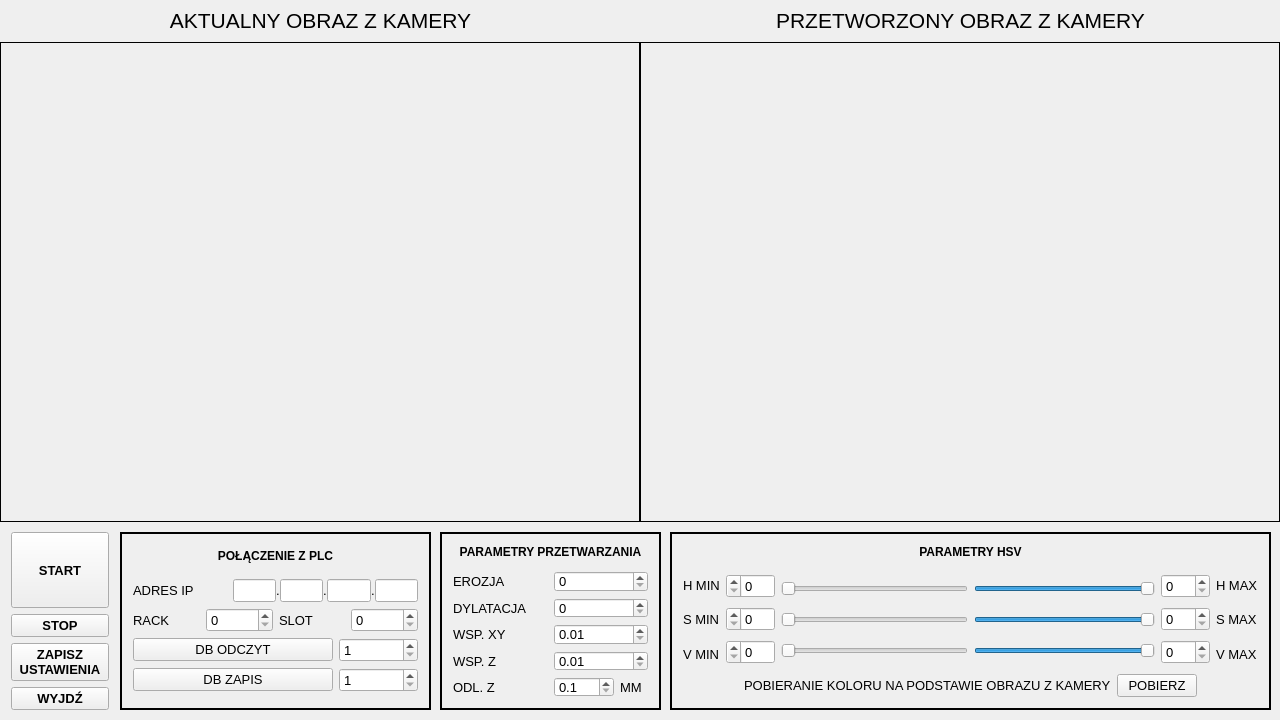
<?xml version="1.0" encoding="UTF-8"?>
<ui version="4.0">
 <class>MainWindow</class>
 <widget class="QMainWindow" name="MainWindow">
  <property name="geometry">
   <rect>
    <x>0</x>
    <y>0</y>
    <width>1280</width>
    <height>720</height>
   </rect>
  </property>
  <property name="minimumSize">
   <size>
    <width>1280</width>
    <height>720</height>
   </size>
  </property>
  <property name="maximumSize">
   <size>
    <width>1280</width>
    <height>720</height>
   </size>
  </property>
  <property name="baseSize">
   <size>
    <width>1280</width>
    <height>720</height>
   </size>
  </property>
  <property name="acceptDrops">
   <bool>false</bool>
  </property>
  <property name="windowTitle">
   <string>VisioMeasure 2022</string>
  </property>
  <widget class="QWidget" name="centralWidget">
   <property name="enabled">
    <bool>true</bool>
   </property>
   <widget class="QLabel" name="orgImage">
    <property name="geometry">
     <rect>
      <x>0</x>
      <y>42</y>
      <width>640</width>
      <height>480</height>
     </rect>
    </property>
    <property name="autoFillBackground">
     <bool>true</bool>
    </property>
    <property name="frameShape">
     <enum>QFrame::Box</enum>
    </property>
    <property name="text">
     <string/>
    </property>
   </widget>
   <widget class="QLabel" name="procImage">
    <property name="geometry">
     <rect>
      <x>640</x>
      <y>42</y>
      <width>640</width>
      <height>480</height>
     </rect>
    </property>
    <property name="autoFillBackground">
     <bool>true</bool>
    </property>
    <property name="frameShape">
     <enum>QFrame::Box</enum>
    </property>
    <property name="text">
     <string/>
    </property>
   </widget>
   <widget class="QFrame" name="framePLC">
    <property name="geometry">
     <rect>
      <x>120</x>
      <y>532</y>
      <width>311</width>
      <height>178</height>
     </rect>
    </property>
    <property name="frameShape">
     <enum>QFrame::Panel</enum>
    </property>
    <property name="frameShadow">
     <enum>QFrame::Plain</enum>
    </property>
    <property name="lineWidth">
     <number>2</number>
    </property>
    <layout class="QVBoxLayout" name="verticalLayoutPLC">
     <item>
      <widget class="QLabel" name="label_8">
       <property name="enabled">
        <bool>true</bool>
       </property>
       <property name="minimumSize">
        <size>
         <width>0</width>
         <height>20</height>
        </size>
       </property>
       <property name="maximumSize">
        <size>
         <width>16777215</width>
         <height>20</height>
        </size>
       </property>
       <property name="font">
        <font>
         <pointsize>9</pointsize>
         <bold>true</bold>
         <strikeout>false</strikeout>
         <kerning>true</kerning>
        </font>
       </property>
       <property name="text">
        <string>POŁĄCZENIE Z PLC</string>
       </property>
       <property name="alignment">
        <set>Qt::AlignHCenter|Qt::AlignTop</set>
       </property>
       <property name="wordWrap">
        <bool>true</bool>
       </property>
      </widget>
     </item>
     <item>
      <layout class="QVBoxLayout" name="verticalLayout_8">
       <item>
        <layout class="QHBoxLayout" name="horizontalLayout_5">
         <item>
          <layout class="QHBoxLayout" name="horizontalLayout_9">
           <property name="spacing">
            <number>0</number>
           </property>
           <item>
            <widget class="QLabel" name="label_9">
             <property name="minimumSize">
              <size>
               <width>100</width>
               <height>0</height>
              </size>
             </property>
             <property name="font">
              <font>
               <pointsize>10</pointsize>
              </font>
             </property>
             <property name="text">
              <string>ADRES IP</string>
             </property>
            </widget>
           </item>
           <item>
            <widget class="QLineEdit" name="lineEditIpAdress3oct">
             <property name="enabled">
              <bool>true</bool>
             </property>
             <property name="font">
              <font>
               <pointsize>10</pointsize>
              </font>
             </property>
             <property name="focusPolicy">
              <enum>Qt::ClickFocus</enum>
             </property>
            </widget>
           </item>
           <item>
            <widget class="QLabel" name="label_22">
             <property name="font">
              <font>
               <pointsize>10</pointsize>
              </font>
             </property>
             <property name="text">
              <string>.</string>
             </property>
            </widget>
           </item>
           <item>
            <widget class="QLineEdit" name="lineEditIpAdress2oct">
             <property name="font">
              <font>
               <pointsize>10</pointsize>
              </font>
             </property>
             <property name="focusPolicy">
              <enum>Qt::ClickFocus</enum>
             </property>
            </widget>
           </item>
           <item>
            <widget class="QLabel" name="label_27">
             <property name="font">
              <font>
               <pointsize>10</pointsize>
              </font>
             </property>
             <property name="text">
              <string>.</string>
             </property>
            </widget>
           </item>
           <item>
            <widget class="QLineEdit" name="lineEditIpAdress1oct">
             <property name="font">
              <font>
               <pointsize>10</pointsize>
              </font>
             </property>
             <property name="focusPolicy">
              <enum>Qt::ClickFocus</enum>
             </property>
            </widget>
           </item>
           <item>
            <widget class="QLabel" name="label_28">
             <property name="font">
              <font>
               <pointsize>10</pointsize>
              </font>
             </property>
             <property name="text">
              <string>.</string>
             </property>
            </widget>
           </item>
           <item>
            <widget class="QLineEdit" name="lineEditIpAdress0oct">
             <property name="font">
              <font>
               <pointsize>10</pointsize>
              </font>
             </property>
             <property name="focusPolicy">
              <enum>Qt::ClickFocus</enum>
             </property>
            </widget>
           </item>
          </layout>
         </item>
        </layout>
       </item>
       <item>
        <layout class="QHBoxLayout" name="horizontalLayout_4">
         <item>
          <widget class="QLabel" name="label_12">
           <property name="font">
            <font>
             <pointsize>10</pointsize>
            </font>
           </property>
           <property name="text">
            <string>RACK</string>
           </property>
          </widget>
         </item>
         <item>
          <widget class="QSpinBox" name="spinBoxRack">
           <property name="font">
            <font>
             <pointsize>10</pointsize>
            </font>
           </property>
           <property name="focusPolicy">
            <enum>Qt::ClickFocus</enum>
           </property>
          </widget>
         </item>
         <item>
          <widget class="QLabel" name="label_13">
           <property name="font">
            <font>
             <pointsize>10</pointsize>
            </font>
           </property>
           <property name="text">
            <string>SLOT</string>
           </property>
          </widget>
         </item>
         <item>
          <widget class="QSpinBox" name="spinBoxSlot">
           <property name="font">
            <font>
             <pointsize>10</pointsize>
            </font>
           </property>
           <property name="mouseTracking">
            <bool>true</bool>
           </property>
           <property name="focusPolicy">
            <enum>Qt::ClickFocus</enum>
           </property>
          </widget>
         </item>
        </layout>
       </item>
       <item>
        <layout class="QHBoxLayout" name="horizontalLayout_7">
         <item>
          <widget class="QPushButton" name="pushButtonHelpDBRead">
           <property name="sizePolicy">
            <sizepolicy hsizetype="Fixed" vsizetype="Fixed">
             <horstretch>0</horstretch>
             <verstretch>0</verstretch>
            </sizepolicy>
           </property>
           <property name="minimumSize">
            <size>
             <width>200</width>
             <height>0</height>
            </size>
           </property>
           <property name="maximumSize">
            <size>
             <width>20</width>
             <height>16777215</height>
            </size>
           </property>
           <property name="font">
            <font>
             <pointsize>10</pointsize>
            </font>
           </property>
           <property name="text">
            <string>DB ODCZYT</string>
           </property>
          </widget>
         </item>
         <item>
          <widget class="QSpinBox" name="spinBoxDBRead">
           <property name="font">
            <font>
             <pointsize>10</pointsize>
            </font>
           </property>
           <property name="focusPolicy">
            <enum>Qt::ClickFocus</enum>
           </property>
           <property name="minimum">
            <number>1</number>
           </property>
           <property name="maximum">
            <number>999</number>
           </property>
          </widget>
         </item>
        </layout>
       </item>
       <item>
        <layout class="QHBoxLayout" name="horizontalLayout_6">
         <item>
          <widget class="QPushButton" name="pushButtonHelpDBWrite">
           <property name="sizePolicy">
            <sizepolicy hsizetype="Fixed" vsizetype="Fixed">
             <horstretch>0</horstretch>
             <verstretch>0</verstretch>
            </sizepolicy>
           </property>
           <property name="minimumSize">
            <size>
             <width>200</width>
             <height>0</height>
            </size>
           </property>
           <property name="maximumSize">
            <size>
             <width>20</width>
             <height>16777215</height>
            </size>
           </property>
           <property name="font">
            <font>
             <pointsize>10</pointsize>
            </font>
           </property>
           <property name="text">
            <string>DB ZAPIS</string>
           </property>
          </widget>
         </item>
         <item>
          <widget class="QSpinBox" name="spinBoxDBWrite">
           <property name="font">
            <font>
             <pointsize>10</pointsize>
            </font>
           </property>
           <property name="focusPolicy">
            <enum>Qt::ClickFocus</enum>
           </property>
           <property name="minimum">
            <number>1</number>
           </property>
           <property name="maximum">
            <number>999</number>
           </property>
          </widget>
         </item>
        </layout>
       </item>
      </layout>
     </item>
    </layout>
   </widget>
   <widget class="QFrame" name="frameColorCalib">
    <property name="geometry">
     <rect>
      <x>670</x>
      <y>532</y>
      <width>601</width>
      <height>178</height>
     </rect>
    </property>
    <property name="frameShape">
     <enum>QFrame::Panel</enum>
    </property>
    <property name="lineWidth">
     <number>2</number>
    </property>
    <layout class="QVBoxLayout" name="verticalLayout_1">
     <item>
      <widget class="QLabel" name="label_20">
       <property name="minimumSize">
        <size>
         <width>0</width>
         <height>20</height>
        </size>
       </property>
       <property name="maximumSize">
        <size>
         <width>16777215</width>
         <height>20</height>
        </size>
       </property>
       <property name="font">
        <font>
         <pointsize>9</pointsize>
         <bold>true</bold>
        </font>
       </property>
       <property name="text">
        <string>PARAMETRY HSV</string>
       </property>
       <property name="alignment">
        <set>Qt::AlignHCenter|Qt::AlignTop</set>
       </property>
      </widget>
     </item>
     <item>
      <layout class="QHBoxLayout" name="horizontalLayout_13">
       <item>
        <layout class="QVBoxLayout" name="verticalLayout_7"/>
       </item>
       <item>
        <layout class="QHBoxLayout" name="horizontalLayout_3">
         <item>
          <layout class="QHBoxLayout" name="horizontalLayout_2">
           <item>
            <layout class="QVBoxLayout" name="verticalLayout_3">
             <item>
              <widget class="QLabel" name="label_2">
               <property name="font">
                <font>
                 <pointsize>10</pointsize>
                </font>
               </property>
               <property name="text">
                <string>H MIN</string>
               </property>
              </widget>
             </item>
             <item>
              <widget class="QLabel" name="label_3">
               <property name="font">
                <font>
                 <pointsize>10</pointsize>
                </font>
               </property>
               <property name="text">
                <string>S MIN</string>
               </property>
              </widget>
             </item>
             <item>
              <widget class="QLabel" name="label_4">
               <property name="font">
                <font>
                 <pointsize>10</pointsize>
                </font>
               </property>
               <property name="text">
                <string>V MIN</string>
               </property>
              </widget>
             </item>
            </layout>
           </item>
           <item>
            <layout class="QVBoxLayout" name="verticalLayout_5">
             <item>
              <widget class="QSpinBox" name="spinBoxHMin">
               <property name="font">
                <font>
                 <pointsize>10</pointsize>
                </font>
               </property>
               <property name="focusPolicy">
                <enum>Qt::ClickFocus</enum>
               </property>
               <property name="layoutDirection">
                <enum>Qt::RightToLeft</enum>
               </property>
               <property name="maximum">
                <number>255</number>
               </property>
              </widget>
             </item>
             <item>
              <widget class="QSpinBox" name="spinBoxSMin">
               <property name="font">
                <font>
                 <pointsize>10</pointsize>
                </font>
               </property>
               <property name="focusPolicy">
                <enum>Qt::ClickFocus</enum>
               </property>
               <property name="layoutDirection">
                <enum>Qt::RightToLeft</enum>
               </property>
               <property name="maximum">
                <number>255</number>
               </property>
              </widget>
             </item>
             <item>
              <widget class="QSpinBox" name="spinBoxVMin">
               <property name="font">
                <font>
                 <pointsize>10</pointsize>
                </font>
               </property>
               <property name="focusPolicy">
                <enum>Qt::ClickFocus</enum>
               </property>
               <property name="layoutDirection">
                <enum>Qt::RightToLeft</enum>
               </property>
               <property name="minimum">
                <number>0</number>
               </property>
               <property name="maximum">
                <number>255</number>
               </property>
               <property name="value">
                <number>0</number>
               </property>
              </widget>
             </item>
            </layout>
           </item>
           <item>
            <layout class="QVBoxLayout" name="verticalLayout">
             <item>
              <widget class="QSlider" name="horizontalSliderHMin">
               <property name="maximum">
                <number>255</number>
               </property>
               <property name="orientation">
                <enum>Qt::Horizontal</enum>
               </property>
              </widget>
             </item>
             <item>
              <widget class="QSlider" name="horizontalSliderSMin">
               <property name="maximum">
                <number>255</number>
               </property>
               <property name="orientation">
                <enum>Qt::Horizontal</enum>
               </property>
              </widget>
             </item>
             <item>
              <widget class="QSlider" name="horizontalSliderVMin">
               <property name="enabled">
                <bool>true</bool>
               </property>
               <property name="maximum">
                <number>255</number>
               </property>
               <property name="orientation">
                <enum>Qt::Horizontal</enum>
               </property>
              </widget>
             </item>
            </layout>
           </item>
          </layout>
         </item>
         <item>
          <layout class="QHBoxLayout" name="horizontalLayout">
           <item>
            <layout class="QVBoxLayout" name="verticalLayout_2">
             <item>
              <widget class="QSlider" name="horizontalSliderHMax">
               <property name="maximum">
                <number>180</number>
               </property>
               <property name="value">
                <number>180</number>
               </property>
               <property name="orientation">
                <enum>Qt::Horizontal</enum>
               </property>
              </widget>
             </item>
             <item>
              <widget class="QSlider" name="horizontalSliderSMax">
               <property name="maximum">
                <number>255</number>
               </property>
               <property name="value">
                <number>255</number>
               </property>
               <property name="orientation">
                <enum>Qt::Horizontal</enum>
               </property>
              </widget>
             </item>
             <item>
              <widget class="QSlider" name="horizontalSliderVMax">
               <property name="maximum">
                <number>255</number>
               </property>
               <property name="value">
                <number>255</number>
               </property>
               <property name="orientation">
                <enum>Qt::Horizontal</enum>
               </property>
              </widget>
             </item>
            </layout>
           </item>
           <item>
            <layout class="QVBoxLayout" name="verticalLayout_6">
             <item>
              <widget class="QSpinBox" name="spinBoxHMax">
               <property name="font">
                <font>
                 <pointsize>10</pointsize>
                </font>
               </property>
               <property name="focusPolicy">
                <enum>Qt::ClickFocus</enum>
               </property>
               <property name="layoutDirection">
                <enum>Qt::LeftToRight</enum>
               </property>
               <property name="maximum">
                <number>179</number>
               </property>
              </widget>
             </item>
             <item>
              <widget class="QSpinBox" name="spinBoxSMax">
               <property name="font">
                <font>
                 <pointsize>10</pointsize>
                </font>
               </property>
               <property name="focusPolicy">
                <enum>Qt::ClickFocus</enum>
               </property>
               <property name="layoutDirection">
                <enum>Qt::LeftToRight</enum>
               </property>
               <property name="maximum">
                <number>255</number>
               </property>
              </widget>
             </item>
             <item>
              <widget class="QSpinBox" name="spinBoxVMax">
               <property name="font">
                <font>
                 <pointsize>10</pointsize>
                </font>
               </property>
               <property name="focusPolicy">
                <enum>Qt::ClickFocus</enum>
               </property>
               <property name="layoutDirection">
                <enum>Qt::LeftToRight</enum>
               </property>
               <property name="maximum">
                <number>255</number>
               </property>
              </widget>
             </item>
            </layout>
           </item>
           <item>
            <layout class="QVBoxLayout" name="verticalLayout_4">
             <item>
              <widget class="QLabel" name="label_5">
               <property name="font">
                <font>
                 <pointsize>10</pointsize>
                </font>
               </property>
               <property name="text">
                <string>H MAX</string>
               </property>
              </widget>
             </item>
             <item>
              <widget class="QLabel" name="label_6">
               <property name="font">
                <font>
                 <pointsize>10</pointsize>
                </font>
               </property>
               <property name="text">
                <string>S MAX</string>
               </property>
              </widget>
             </item>
             <item>
              <widget class="QLabel" name="label_7">
               <property name="font">
                <font>
                 <pointsize>10</pointsize>
                </font>
               </property>
               <property name="text">
                <string>V MAX</string>
               </property>
              </widget>
             </item>
            </layout>
           </item>
          </layout>
         </item>
        </layout>
       </item>
      </layout>
     </item>
     <item>
      <layout class="QVBoxLayout" name="verticalLayout_12">
       <item>
        <layout class="QHBoxLayout" name="horizontalLayout_12">
         <item>
          <spacer name="horizontalSpacer_2">
           <property name="orientation">
            <enum>Qt::Horizontal</enum>
           </property>
           <property name="sizeHint" stdset="0">
            <size>
             <width>40</width>
             <height>20</height>
            </size>
           </property>
          </spacer>
         </item>
         <item>
          <widget class="QLabel" name="label_18">
           <property name="font">
            <font>
             <pointsize>10</pointsize>
            </font>
           </property>
           <property name="text">
            <string>POBIERANIE KOLORU NA PODSTAWIE OBRAZU Z KAMERY</string>
           </property>
          </widget>
         </item>
         <item>
          <widget class="QPushButton" name="pushButtonGetColorFromCam">
           <property name="font">
            <font>
             <pointsize>10</pointsize>
            </font>
           </property>
           <property name="text">
            <string>POBIERZ</string>
           </property>
          </widget>
         </item>
         <item>
          <spacer name="horizontalSpacer">
           <property name="orientation">
            <enum>Qt::Horizontal</enum>
           </property>
           <property name="sizeHint" stdset="0">
            <size>
             <width>40</width>
             <height>20</height>
            </size>
           </property>
          </spacer>
         </item>
        </layout>
       </item>
      </layout>
     </item>
    </layout>
   </widget>
   <widget class="QFrame" name="frameCameraSettings">
    <property name="geometry">
     <rect>
      <x>440</x>
      <y>532</y>
      <width>221</width>
      <height>178</height>
     </rect>
    </property>
    <property name="frameShape">
     <enum>QFrame::Panel</enum>
    </property>
    <property name="lineWidth">
     <number>2</number>
    </property>
    <layout class="QVBoxLayout" name="verticalLayout_10">
     <item>
      <widget class="QLabel" name="label_15">
       <property name="minimumSize">
        <size>
         <width>0</width>
         <height>20</height>
        </size>
       </property>
       <property name="maximumSize">
        <size>
         <width>16777215</width>
         <height>20</height>
        </size>
       </property>
       <property name="font">
        <font>
         <pointsize>9</pointsize>
         <bold>true</bold>
        </font>
       </property>
       <property name="text">
        <string>PARAMETRY PRZETWARZANIA</string>
       </property>
       <property name="alignment">
        <set>Qt::AlignHCenter|Qt::AlignTop</set>
       </property>
      </widget>
     </item>
     <item>
      <layout class="QVBoxLayout" name="verticalLayout_9">
       <item>
        <layout class="QHBoxLayout" name="horizontalLayout_11">
         <item>
          <widget class="QLabel" name="label_24">
           <property name="font">
            <font>
             <pointsize>10</pointsize>
            </font>
           </property>
           <property name="text">
            <string>EROZJA</string>
           </property>
          </widget>
         </item>
         <item>
          <widget class="QSpinBox" name="spinBoxErosion">
           <property name="font">
            <font>
             <pointsize>10</pointsize>
            </font>
           </property>
           <property name="focusPolicy">
            <enum>Qt::ClickFocus</enum>
           </property>
          </widget>
         </item>
        </layout>
       </item>
       <item>
        <layout class="QHBoxLayout" name="horizontalLayout_14">
         <item>
          <widget class="QLabel" name="label_23">
           <property name="font">
            <font>
             <pointsize>10</pointsize>
            </font>
           </property>
           <property name="text">
            <string>DYLATACJA</string>
           </property>
          </widget>
         </item>
         <item>
          <widget class="QSpinBox" name="spinBoxDilation">
           <property name="font">
            <font>
             <pointsize>10</pointsize>
            </font>
           </property>
           <property name="focusPolicy">
            <enum>Qt::ClickFocus</enum>
           </property>
          </widget>
         </item>
        </layout>
       </item>
       <item>
        <layout class="QHBoxLayout" name="horizontalLayout_10">
         <item>
          <widget class="QLabel" name="label_16">
           <property name="font">
            <font>
             <pointsize>10</pointsize>
            </font>
           </property>
           <property name="text">
            <string>WSP. XY</string>
           </property>
          </widget>
         </item>
         <item>
          <widget class="QDoubleSpinBox" name="doubleSpinBoxFactorXY">
           <property name="font">
            <font>
             <pointsize>10</pointsize>
            </font>
           </property>
           <property name="focusPolicy">
            <enum>Qt::ClickFocus</enum>
           </property>
           <property name="minimum">
            <double>0.010000000000000</double>
           </property>
           <property name="maximum">
            <double>100.000000000000000</double>
           </property>
           <property name="singleStep">
            <double>0.010000000000000</double>
           </property>
          </widget>
         </item>
        </layout>
       </item>
       <item>
        <layout class="QHBoxLayout" name="horizontalLayout_8">
         <property name="spacing">
          <number>6</number>
         </property>
         <item>
          <widget class="QLabel" name="label_17">
           <property name="font">
            <font>
             <pointsize>10</pointsize>
            </font>
           </property>
           <property name="text">
            <string>WSP. Z</string>
           </property>
          </widget>
         </item>
         <item>
          <widget class="QDoubleSpinBox" name="doubleSpinBoxFactorZ">
           <property name="font">
            <font>
             <pointsize>10</pointsize>
            </font>
           </property>
           <property name="focusPolicy">
            <enum>Qt::ClickFocus</enum>
           </property>
           <property name="decimals">
            <number>2</number>
           </property>
           <property name="minimum">
            <double>0.010000000000000</double>
           </property>
           <property name="maximum">
            <double>100.000000000000000</double>
           </property>
           <property name="singleStep">
            <double>0.010000000000000</double>
           </property>
          </widget>
         </item>
        </layout>
       </item>
       <item>
        <layout class="QHBoxLayout" name="horizontalLayout_17">
         <property name="spacing">
          <number>6</number>
         </property>
         <item>
          <widget class="QLabel" name="label_19">
           <property name="font">
            <font>
             <pointsize>10</pointsize>
            </font>
           </property>
           <property name="text">
            <string>ODL. Z</string>
           </property>
          </widget>
         </item>
         <item>
          <layout class="QHBoxLayout" name="horizontalLayout_18">
           <item>
            <widget class="QDoubleSpinBox" name="doubleSpinBoxCamDist">
             <property name="font">
              <font>
               <pointsize>10</pointsize>
              </font>
             </property>
             <property name="focusPolicy">
              <enum>Qt::ClickFocus</enum>
             </property>
             <property name="decimals">
              <number>1</number>
             </property>
             <property name="minimum">
              <double>0.100000000000000</double>
             </property>
             <property name="maximum">
              <double>100.000000000000000</double>
             </property>
             <property name="singleStep">
              <double>0.100000000000000</double>
             </property>
            </widget>
           </item>
           <item>
            <widget class="QLabel" name="label_21">
             <property name="font">
              <font>
               <pointsize>10</pointsize>
              </font>
             </property>
             <property name="text">
              <string>MM</string>
             </property>
            </widget>
           </item>
          </layout>
         </item>
        </layout>
       </item>
      </layout>
     </item>
    </layout>
   </widget>
   <widget class="QFrame" name="frameControl">
    <property name="enabled">
     <bool>true</bool>
    </property>
    <property name="geometry">
     <rect>
      <x>0</x>
      <y>532</y>
      <width>120</width>
      <height>178</height>
     </rect>
    </property>
    <property name="frameShape">
     <enum>QFrame::Panel</enum>
    </property>
    <property name="frameShadow">
     <enum>QFrame::Plain</enum>
    </property>
    <property name="lineWidth">
     <number>0</number>
    </property>
    <property name="midLineWidth">
     <number>0</number>
    </property>
    <layout class="QVBoxLayout" name="verticalLayoutControl">
     <property name="topMargin">
      <number>0</number>
     </property>
     <property name="bottomMargin">
      <number>0</number>
     </property>
     <item>
      <layout class="QVBoxLayout" name="verticalLayout_13">
       <property name="spacing">
        <number>6</number>
       </property>
       <item>
        <widget class="QPushButton" name="pushButtonStart">
         <property name="enabled">
          <bool>true</bool>
         </property>
         <property name="sizePolicy">
          <sizepolicy hsizetype="Minimum" vsizetype="Minimum">
           <horstretch>0</horstretch>
           <verstretch>0</verstretch>
          </sizepolicy>
         </property>
         <property name="font">
          <font>
           <pointsize>10</pointsize>
           <bold>true</bold>
          </font>
         </property>
         <property name="text">
          <string>START</string>
         </property>
        </widget>
       </item>
       <item>
        <widget class="QPushButton" name="pushButtonStop">
         <property name="font">
          <font>
           <pointsize>10</pointsize>
           <bold>true</bold>
          </font>
         </property>
         <property name="text">
          <string>STOP</string>
         </property>
        </widget>
       </item>
       <item>
        <widget class="QPushButton" name="pushButtonSaveSettings">
         <property name="font">
          <font>
           <pointsize>10</pointsize>
           <bold>true</bold>
          </font>
         </property>
         <property name="text">
          <string>ZAPISZ
USTAWIENIA</string>
         </property>
        </widget>
       </item>
       <item>
        <widget class="QPushButton" name="pushButtonExit">
         <property name="font">
          <font>
           <pointsize>10</pointsize>
           <bold>true</bold>
          </font>
         </property>
         <property name="text">
          <string>WYJDŹ</string>
         </property>
        </widget>
       </item>
      </layout>
     </item>
    </layout>
   </widget>
   <widget class="QWidget" name="horizontalLayoutWidget_2">
    <property name="geometry">
     <rect>
      <x>0</x>
      <y>0</y>
      <width>641</width>
      <height>41</height>
     </rect>
    </property>
    <layout class="QHBoxLayout" name="horizontalLayout_15">
     <item>
      <widget class="QLabel" name="label_10">
       <property name="font">
        <font>
         <pointsize>16</pointsize>
        </font>
       </property>
       <property name="text">
        <string>AKTUALNY OBRAZ Z KAMERY</string>
       </property>
       <property name="alignment">
        <set>Qt::AlignCenter</set>
       </property>
      </widget>
     </item>
    </layout>
   </widget>
   <widget class="QWidget" name="horizontalLayoutWidget_3">
    <property name="geometry">
     <rect>
      <x>640</x>
      <y>0</y>
      <width>641</width>
      <height>41</height>
     </rect>
    </property>
    <layout class="QHBoxLayout" name="horizontalLayout_16">
     <item>
      <widget class="QLabel" name="label">
       <property name="font">
        <font>
         <pointsize>16</pointsize>
        </font>
       </property>
       <property name="text">
        <string>PRZETWORZONY OBRAZ Z KAMERY</string>
       </property>
       <property name="alignment">
        <set>Qt::AlignCenter</set>
       </property>
      </widget>
     </item>
    </layout>
   </widget>
   <zorder>frameControl</zorder>
   <zorder>orgImage</zorder>
   <zorder>procImage</zorder>
   <zorder>framePLC</zorder>
   <zorder>frameColorCalib</zorder>
   <zorder>frameCameraSettings</zorder>
   <zorder>horizontalLayoutWidget_2</zorder>
   <zorder>horizontalLayoutWidget_3</zorder>
  </widget>
 </widget>
 <layoutdefault spacing="6" margin="11"/>
 <resources/>
 <connections/>
</ui>
